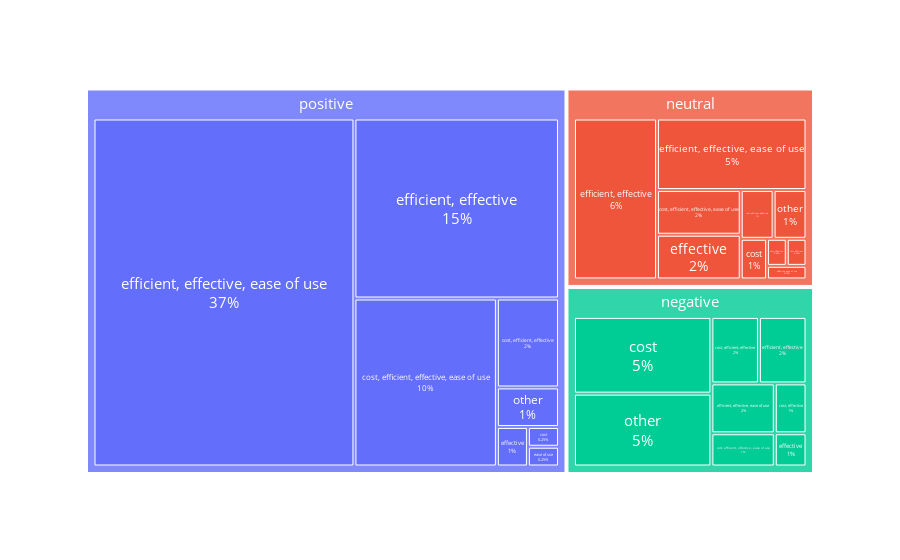

This figure's notebook cell:
### Code cell
# Treemap: percentages against entire sentiments altogether
from collections import defaultdict
import plotly
import plotly.express as px

data =  df
fig = px.treemap(data, path=['sentiment', 'align_type'])

fig.data[0].textinfo = 'label+text+percent root'
fig.data[0]['textfont']['color'] = "white"
fig.data[0]['textfont']['size'] = 15
fig.data[0].textposition = 'middle center'

fig.layout.hovermode = False

fig.show()

### Figure 1 — Plotly figure (JSON) as saved in the notebook; plotly's stock layout.template omitted (floating-point values rounded to 4 significant figures)
{"data": [{"branchvalues": "total", "domain": {"x": [0, 1], "y": [0, 1]}, "hovertemplate": "labels=%{label}<br>count=%{value}<br>parent=%{parent}<br>id=%{id}<extra></extra>", "ids": ["negative/cost", "neutral/cost", "positive/cost", "negative/cost, effective", "neutral/cost, effective", "neutral/cost, efficient", "negative/cost, efficient, effective", "neutral/cost, efficient, effective", "positive/cost, efficient, effective", "negative/cost, efficient, effective, ease of use", "neutral/cost, efficient, effective, ease of use", "positive/cost, efficient, effective, ease of use", "positive/ease of use", "negative/effective", "neutral/effective", "positive/effective", "neutral/effective, ease of use", "negative/efficient, effective", "neutral/efficient, effective", "positive/efficient, effective", "negative/efficient, effective, ease of use", "neutral/efficient, effective, ease of use", "positive/efficient, effective, ease of use", "negative/other", "neutral/other", "positive/other", "negative", "neutral", "positive"], "labels": ["cost", "cost", "cost", "cost, effective", "cost, effective", "cost, efficient", "cost, efficient, effective", "cost, efficient, effective", "cost, efficient, effective", "cost, efficient, effective, ease of use", "cost, efficient, effective, ease of use", "cost, efficient, effective, ease of use", "ease of use", "effective", "effective", "effective", "effective, ease of use", "efficient, effective", "efficient, effective", "efficient, effective", "efficient, effective, ease of use", "efficient, effective, ease of use", "efficient, effective, ease of use", "other", "other", "other", "negative", "neutral", "positive"], "name": "", "parents": ["negative", "neutral", "positive", "negative", "neutral", "neutral", "negative", "neutral", "positive", "negative", "neutral", "positive", "positive", "negative", "neutral", "positive", "neutral", "negative", "neutral", "positive", "negative", "neutral", "positive", "negative", "neutral", "positive", "", "", ""], "values": [20, 2, 1, 3, 1, 1, 6, 3, 9, 4, 7, 39, 1, 2, 7, 2, 1, 6, 25, 60, 6, 20, 148, 19, 3, 4, 66, 70, 264], "type": "treemap", "textinfo": "label+text+percent root", "textfont": {"color": "white", "size": 15}, "textposition": "middle center"}], "layout": {"legend": {"tracegroupgap": 0}, "margin": {"t": 60}, "hovermode": false}}
